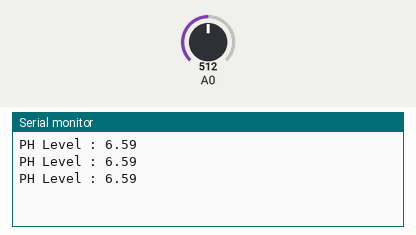
Simulated run of this sketch. Board: Arduino Uno, built with avr-gcc and run on an emulated ATmega328P. Parts: the last lines printed to the serial monitor. The test bench sets the inputs (shaded band); at power-on: A0 = 512.

Above: at 1.3 s.
1.4 s: A0 set to 716
At 1.9 s:
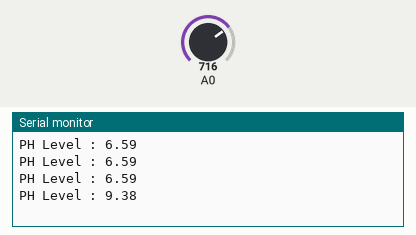
2.9 s: A0 set to 900
At 3.4 s:
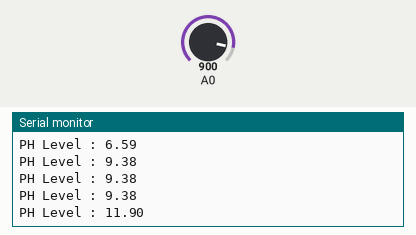
Timing chart, 0 to 5.9 s (numbered marks = the images above; inputs shaded):
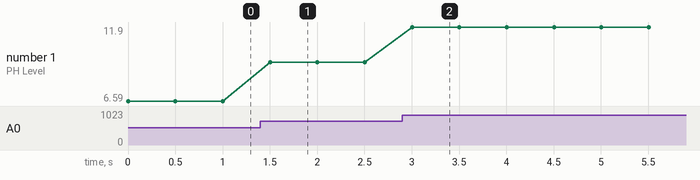

Measured:
- after the input at 1.4 s, the serial monitor: prints a new line after 0.10 s (image 1)
- after the input at 2.9 s, the serial monitor: prints a new line after 0.10 s (image 2)
- plotted number 1: 6.59 → 9.38 after the input at 1.4 s, 9.38 → 11.9 after the input at 2.9 s

The sketch:

ph_calibration.ino
```cpp
// // Define the pin for pH sensor
// const int pHSensorPin = A0;

// void setup() {
//   // Initialize the serial communication
//   Serial.begin(9600);
// }

// void loop() {
//   // Read the pH value from the sensor
//   int pHValue = analogRead(pHSensorPin);

//   // Convert the analog value to pH
//   float voltage = pHValue * 5.0 / 1024.0;
//   float pH = -5.7 * voltage + 21.34;

//   // Print the pH value to the serial monitor
//   Serial.print("pH: ");
//   Serial.println(pH);

//   delay(1000);  // Wait for 1 second
// }
#include <Arduino.h>

int sensor_Reading_Value;
float Voltage;

void setup()
{
  Serial.begin(9600);
 // pinMode(pH_Value, INPUT);
}

void loop()
{
  sensor_Reading_Value = analogRead(A0);
  //Serial.println(sensor_Reading_Value);


  Voltage = sensor_Reading_Value * (5.0 / 1023.0);
   Voltage= Voltage-0.15;
   Serial.println("PH Level : "+String(Voltage*2.8));
  delay(500);
}


// #define SensorPin A0          // the pH meter Analog output is connected with the Arduino’s Analog
// unsigned long int avgValue;  //Store the average value of the sensor feedback
// float b;
// int buf[10],temp;

// void setup()
// {
//   pinMode(13,OUTPUT);
//   Serial.begin(9600);
//   Serial.println("Ready");    //Test the serial monitor
// }
// void loop()
// {
//   for(int i=0;i<10;i++)       //Get 10 sample value from the sensor for smooth the value
//   {
//     buf[i]=analogRead(SensorPin);
//     delay(10);
//   }
//   for(int i=0;i<9;i++)        //sort the analog from small to large
//   {
//     for(int j=i+1;j<10;j++)
//     {
//       if(buf[i]>buf[j])
//       {
//         temp=buf[i];
//         buf[i]=buf[j];
//         buf[j]=temp;
//       }
//     }
//   }
//   avgValue=0;
//   for(int i=2;i<8;i++)                      //take the average value of 6 center sample
//     avgValue+=buf[i];

//   float phValue=(float)avgValue*5.0/1024/6; //convert the analog into millivolt
//   phValue=3.5*phValue;                      //convert the millivolt into pH value
//   Serial.print("    pH:");
//   Serial.print(phValue,2);
//   Serial.println(" ");
//   digitalWrite(13, HIGH);
//   delay(800);
//   digitalWrite(13, LOW);

// }


// float calibration = 0.00; //change this value to calibrate
// const int analogInPin = A0;
// int sensorValue = 0;
// unsigned long int avgValue;
// float b;
// int buf[10],temp;
// void setup() {
// Serial.begin(9600);
// }
// void loop() {
// for(int i=0;i<10;i++)
// {
// buf[i]=analogRead(analogInPin);
// delay(30);
// }
// for(int i=0;i<9;i++)
// {
// for(int j=i+1;j<10;j++)
// {
// if(buf[i]>buf[j])
// {
// temp=buf[i];
// buf[i]=buf[j];
// buf[j]=temp;
// }
// }
// }
// avgValue=0;
// for(int i=2;i<8;i++)
// avgValue+=buf[i];
// float pHVol=(float)avgValue*5.0/1024/6;
// float phValue = -5.70 * pHVol + calibration;
// Serial.print("sensor = ");
// Serial.println(phValue);
// delay(500);
// }


// // pH Sensor Pin
// const int pHpin = A0;

// // Variables
// float pHValue = 0.0;

// // Calibration Constants (Adjust according to your sensor)
// float pHCalibration = 7;

// void setup() {
//   // Start Serial Monitor
//   Serial.begin(9600);
// }

// void loop() {
//   // Read pH Sensor
//   int pHSensorValue = analogRead(pHpin);
//   pHValue = convertToPH(pHSensorValue);

//   // Print pH Value
//   Serial.print("pH: ");
//   Serial.println(pHValue);

//   delay(1000); // Delay between readings
// }

// // Convert pH Sensor Reading to pH Level
// float convertToPH(int sensorValue) {
//   // Convert the sensor reading to pH value
//   float pH = sensorValue * pHCalibration;
//   return pH;
// }
```
